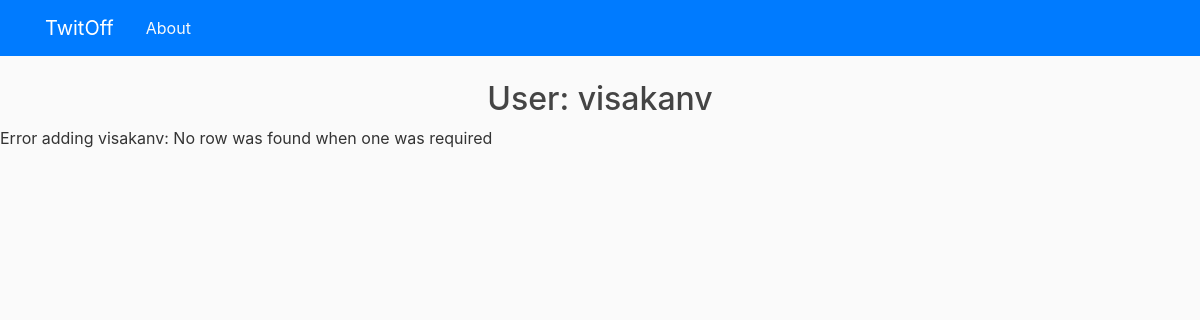
Page /user/visakanv on the earlier database version.
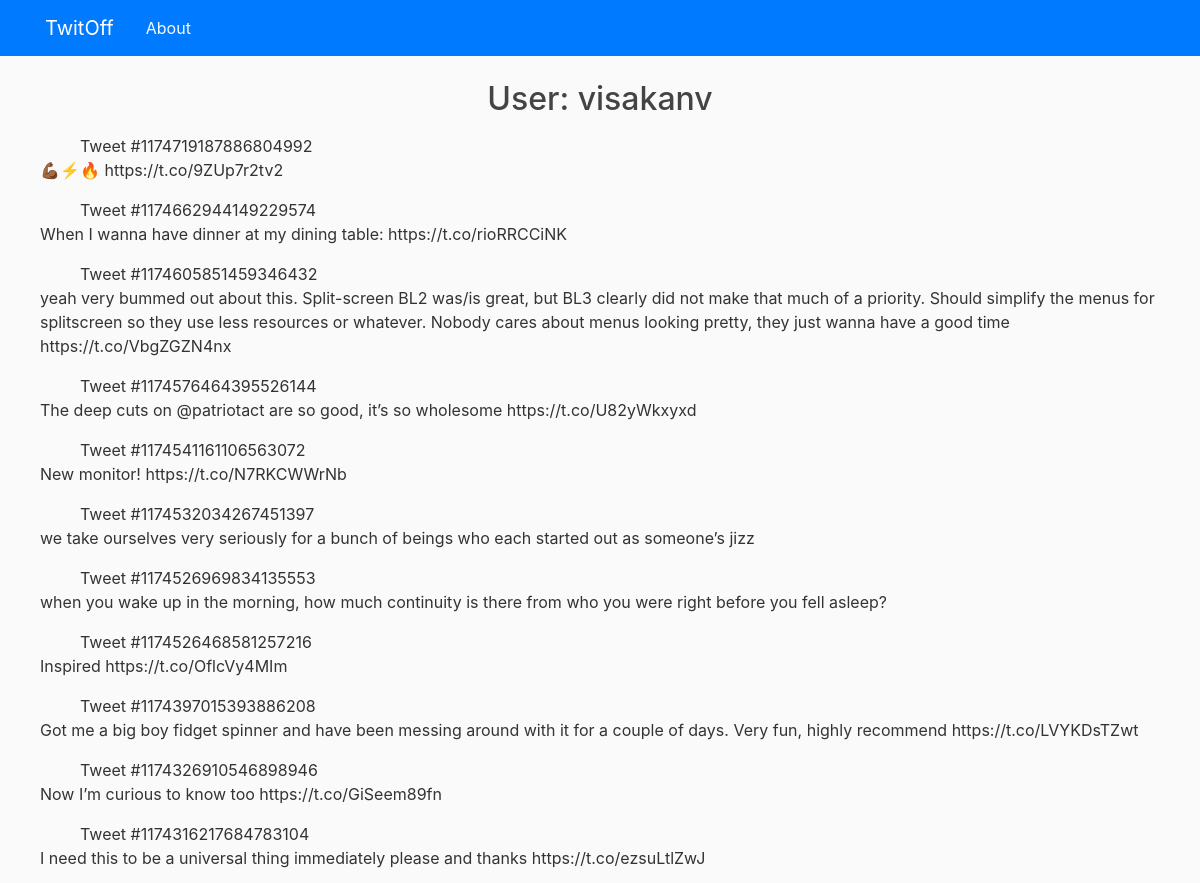
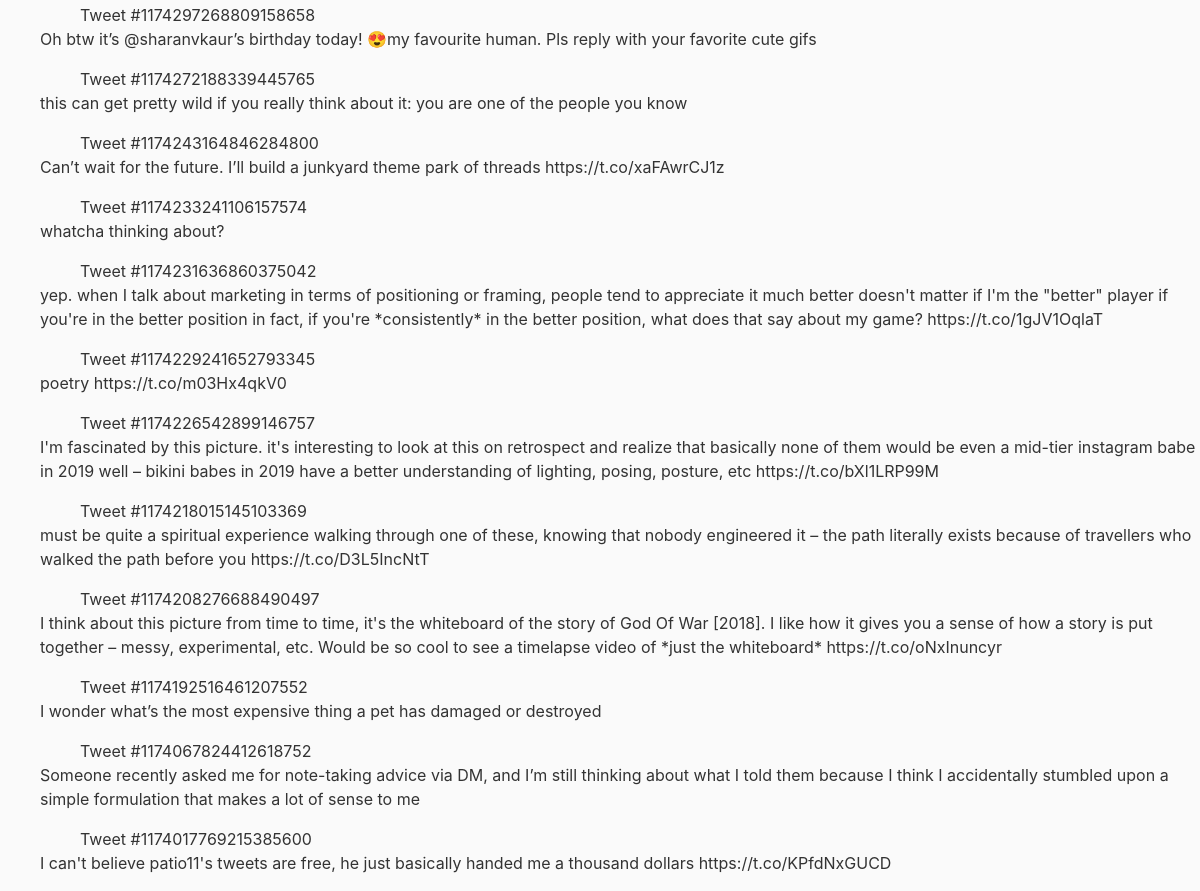
Same page on the later database version (2 pictures, top to bottom).
### twitoff_app/models.py (models this page shows, shortened)
class User(DB.Model):
    id = DB.Column(DB.BigInteger, primary_key=True)
    name = DB.Column(DB.String(20), unique=True, nullable=False)
    newest_tweet_id = DB.Column(DB.BigInteger)

class Tweet(DB.Model):
    id = DB.Column(DB.BigInteger, primary_key=True)
    text = DB.Column(DB.Unicode(500))
    embedding = DB.Column(DB.PickleType, nullable=False)
    user_id = DB.Column(DB.BigInteger,
                        DB.ForeignKey('user.id'),
                        nullable=False)
    user = DB.relationship('User', backref=DB.backref('tweets', lazy=True))

### twitoff_app/routes.py (the view)
@app.route('/user', methods=['POST'])
@app.route('/user/<name>', methods=['GET'])
def user(name=None):
    message = ''
    name = name or request.values['user_name']
    try:
        if request.method == 'POST':
            add_or_update_user(name)
            message = f'User {name} successfully added!'
        tweets = User.query.filter(User.name == name).one().tweets
    except Exception as e:
        message = f'Error adding {name}: {e}'
        tweets = []
    return render_template('user.html', title=f'{name}', tweets=tweets,
                           message=message)

### twitoff_app/templates/user.html
{% extends "layout.html" %}
{% block content %}
<h2 class="text-center text-weight-bold"  >User: {{ title }}</h2>
<p> {{ message }}</p>
<ul>
    {% for tweet in tweets %}
    <ul> Tweet #{{tweet.id}}</ul>
        <p>{{ tweet.text }}</p>
    {% endfor %}
</ul>
{% endblock %}

### twitoff_app/templates/layout.html (shortened to what this page needs)
<html>
<head>
    <link rel="stylesheet" href="https://stackpath.bootstrapcdn.com/bootstrap/4.3.1/css/bootstrap.min.css">
    <link rel="stylesheet" type="text/css" href="{{url_for('static', filename='main.css')}}">
</head>
<body>
    <header class="site-header">
        <nav class="navbar navbar-expand-md navbar-dark bg-primary fixed-top">
            <div class="container">
                <a class="navbar-brand mr-4" href="/">TwitOff</a>
                    <div class="navbar-nav mr-auto">
                        <a class="nav-item nav-link text-light" href="/about">About</a>
                    </div>
            </div>
        </nav>
    </header>
    {% block content %}{% endblock %}
</body>
</html>

### twitoff_app/static/main.css (style rules this page uses)
body { background: #fafafa; color: #333333; margin-top: 5rem; }
h1, h2, h3, h4, h5, h6 { color: #444444; }
.site-header .navbar-nav .nav-link { color: #cbd5db; }

Differences in the rows shown:
added User: name "visakanv"
added Tweet: id "1174719187886804992", text "💪🏾⚡️🔥 https://t.co/9ZUp7r2tv2"
added Tweet: id "1174662944149229574", text "When I wanna have dinner at my dining table: https://t.co/rioRRCCiNK"
added Tweet: id "1174605851459346432", text "yeah very bummed out about this. Split-screen BL2 was/is great, but BL3 clearly did not make that much of a priority. Should simplify the menus for splitscreen so they use less resources or whatever. Nobody cares about menus looking pretty, they just wanna have a good time https://t.co/VbgZGZN4nx"
added Tweet: id "1174576464395526144", text "The deep cuts on @patriotact are so good, it’s so wholesome https://t.co/U82yWkxyxd"
added Tweet: id "1174541161106563072", text "New monitor! https://t.co/N7RKCWWrNb"
added Tweet: id "1174532034267451397", text "we take ourselves very seriously for a bunch of beings who each started out as someone’s jizz"
added Tweet: id "1174526969834135553", text "when you wake up in the morning, how much continuity is there from who you were right before you fell asleep?"
added Tweet: id "1174526468581257216", text "Inspired https://t.co/OflcVy4MIm"
added Tweet: id "1174397015393886208", text "Got me a big boy fidget spinner and have been messing around with it for a couple of days. Very fun, highly recommend https://t.co/LVYKDsTZwt"
added Tweet: id "1174326910546898946", text "Now I’m curious to know too https://t.co/GiSeem89fn"
added Tweet: id "1174316217684783104", text "I need this to be a universal thing immediately please and thanks https://t.co/ezsuLtlZwJ"
added Tweet: id "1174297268809158658", text "Oh btw it’s @sharanvkaur’s birthday today! 😍my favourite human. Pls reply with your favorite cute gifs"
added Tweet: id "1174272188339445765", text "this can get pretty wild if you really think about it: you are one of the people you know"
added Tweet: id "1174243164846284800", text "Can’t wait for the future. I’ll build a junkyard theme park of threads https://t.co/xaFAwrCJ1z"
added Tweet: id "1174233241106157574", text "whatcha thinking about?"
added Tweet: id "1174231636860375042", text "yep. when I talk about marketing in terms of positioning or framing, people tend to appreciate it much better doesn't matter if I'm the \"better\" player if you're in the better position in fact, if you're *consistently* in the better position, what does that say about my game? https://t.co/1gJV1OqlaT"
added Tweet: id "1174229241652793345", text "poetry https://t.co/m03Hx4qkV0"
added Tweet: id "1174226542899146757", text "I'm fascinated by this picture. it's interesting to look at this on retrospect and realize that basically none of them would be even a mid-tier instagram babe in 2019 well – bikini babes in 2019 have a better understanding of lighting, posing, posture, etc https://t.co/bXl1LRP99M"
added Tweet: id "1174218015145103369", text "must be quite a spiritual experience walking through one of these, knowing that nobody engineered it – the path literally exists because of travellers who walked the path before you https://t.co/D3L5IncNtT"
added Tweet: id "1174208276688490497", text "I think about this picture from time to time, it's the whiteboard of the story of God Of War [2018]. I like how it gives you a sense of how a story is put together – messy, experimental, etc. Would be so cool to see a timelapse video of *just the whiteboard* https://t.co/oNxInuncyr"
added Tweet: id "1174192516461207552", text "I wonder what’s the most expensive thing a pet has damaged or destroyed"
added Tweet: id "1174067824412618752", text "Someone recently asked me for note-taking advice via DM, and I’m still thinking about what I told them because I think I accidentally stumbled upon a simple formulation that makes a lot of sense to me"
added Tweet: id "1174017769215385600", text "I can't believe patio11's tweets are free, he just basically handed me a thousand dollars https://t.co/KPfdNxGUCD"
Other differences:
{{ title }}: "visakanv" → (not shown)
{{ message }}: "Error adding visakanv: No row was found when one was required" → (not shown)
